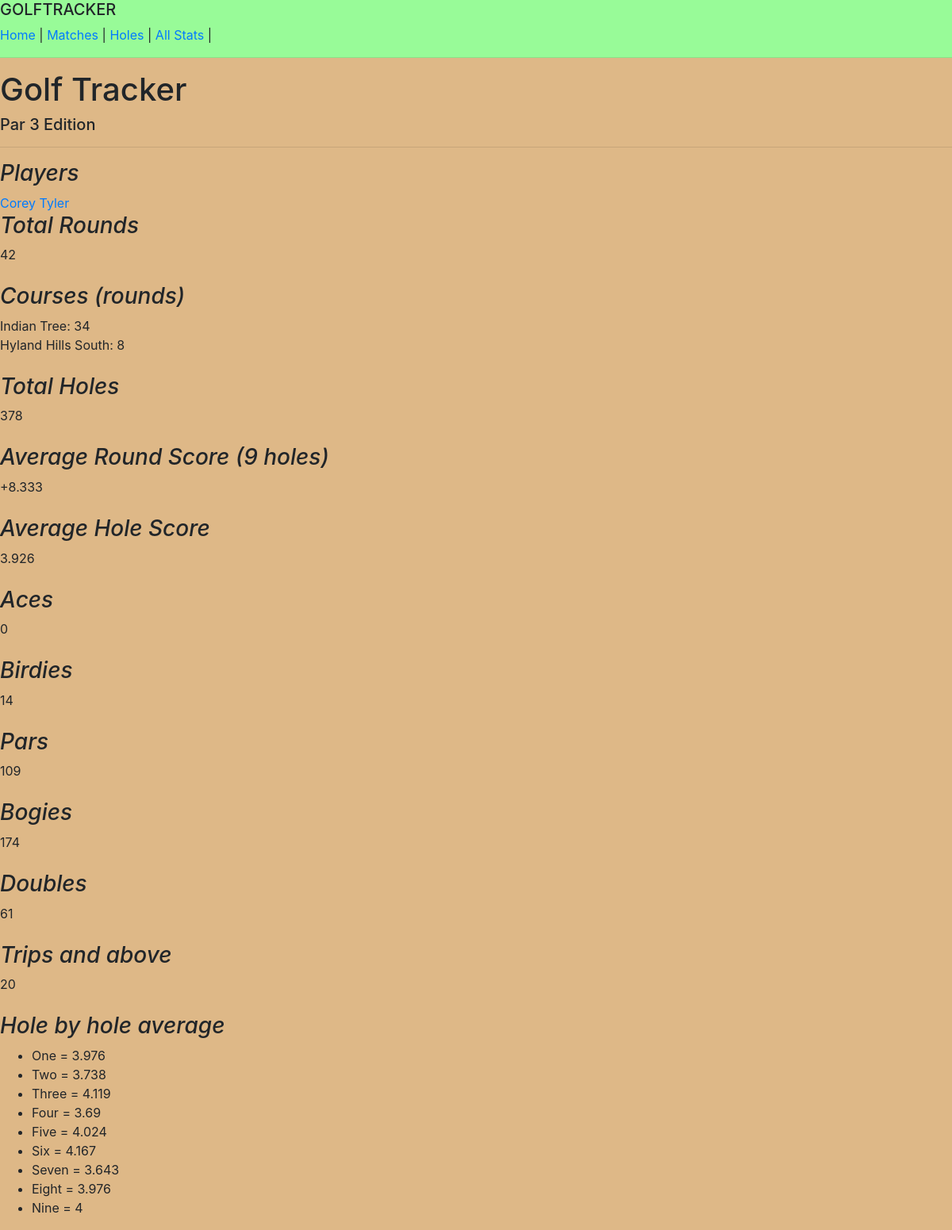
The page / on the database its author committed.
### IT_short_course/models.py (models this page shows, shortened)
class Player(models.Model):
	name = models.CharField(max_length=80)

class Course(models.Model):
	name = models.CharField(max_length=50)

### IT_short_course/views.py (the view)
# urls.py: 2. Add a URL to urlpatterns:  url(r'^$', views.home, name='home')
def home(request):
	yea = []
	test = Round.objects.all()
	for score in test:
		yea.append(score.to_par)
	total_average_score = round((sum(yea)) / float(test.count()), 3)
	holding = []
	all_rounds = Round.objects.all() #******************
	for avg_hole in all_rounds:
		holding.append(avg_hole.average_hole_score())
	total_average_hole = round((sum(holding)) / float(all_rounds.count()), 3)
	total_aces = build_totals(all_rounds, 'ace_count')
	total_birdies = build_totals(all_rounds, 'birdie_count')
	total_pars = build_totals(all_rounds, 'par_count')
	total_bogies = build_totals(all_rounds, 'bogie_count')
	total_doubles = build_totals(all_rounds, 'double_count')
	total_trips_and_above = build_totals(all_rounds, 'trip_and_over_count')
	first = []
	second = []
	third = []
	fourth = []
	fifth = []
	sixth = []
	seventh = []
	eighth = []
	ninth = []
	for hole in all_rounds:
		if hole.one:
			first.append(hole.one)
		if hole.two:
			second.append(hole.two)
		if hole.three:
			third.append(hole.three)
		if hole.four:
			fourth.append(hole.four)
		if hole.five:
			fifth.append(hole.five)
		if hole.six:
			sixth.append(hole.six)
		if hole.seven:
			seventh.append(hole.seven)
		if hole.eight:
			eighth.append(hole.eight)
		if hole.nine:
			ninth.append(hole.nine)
	context = {
		'all_rounds': all_rounds,
		'all_players': Player.objects.all(),
		'all_matches': Match.objects.all(),
		'courses': Course.objects.all(),
		'total_average_score': total_average_score,
		'total_average_hole': total_average_hole,
		'total_aces': total_aces,
		'total_birdies': total_birdies,
		'total_pars': total_pars,
		'total_bogies': total_bogies,
		'total_doubles': total_doubles,
		'total_trips_and_above': total_trips_and_above,
		'one_avg': round(stat.mean(first), 3),
		'two_avg': round(stat.mean(second), 3),
		'three_avg': round(stat.mean(third), 3),
		'four_avg': round(stat.mean(fourth), 3),
		'five_avg': round(stat.mean(fifth), 3),
		'six_avg': round(stat.mean(sixth), 3),
		'seven_avg': round(stat.mean(seventh), 3),
		'eight_avg': round(stat.mean(eighth), 3),
		'nine_avg': round(stat.mean(ninth), 3),
		'total_holes': (len(all_rounds) * 9)
	}
	return render(request, 'home.html', context)

### IT_short_course/models.py (called while the page is built)
	def score_list(self):
		scores = [self.one,self.two,self.three,self.four,self.five,self.six,self.seven,self.eight,self.nine]
		return scores

	def ace_count(self):
		scores = self.score_list()
		count = 0
		for hole in scores:
			if hole == 1:
				count += 1
		return count

	def birdie_count(self):
		scores = self.score_list()
		count = 0
		for hole in scores:
			if hole == 2:
				count += 1
		return count

	def par_count(self):
		scores = self.score_list()
		count = 0
		for hole in scores:
			if hole == 3:
				count += 1
		return count

	def bogie_count(self):
		scores = self.score_list()
		count = 0
		for hole in scores:
			if hole == 4:
				count += 1
		return count

	def double_count(self):
		scores = self.score_list()
		count = 0
		for hole in scores:
			if hole == 5:
				count += 1
		return count

	def trip_and_over_count(self):
		scores = self.score_list()
		count = 0
		for hole in scores:
			if hole >= 6:
				count += 1
		return count

	@property
	def to_par(self):
		total = self.one+self.two+self.three+self.four+self.five+self.six+self.seven+self.eight+self.nine
		par = 27
		to_par = total - par
		return to_par

	def average_hole_score(self):
		average_hole = round(float((sum(self.score_list())) / 9.0), 2)
		return average_hole

### IT_short_course/views.py (called while the page is built)
def build_totals(all_rounds, method_name):
	holder = []
	for rounda in all_rounds:
		my_method = getattr(rounda, method_name)
		holder.append(my_method())
	return sum(holder)

### IT_short_course/templates/home.html (shortened to what this page needs)
{% extends 'base.html' %}
{% block content %}
<h1>Golf Tracker</h1>
<h5>Par 3 Edition</h5>
<hr>
<i><h3>Players</h3></i>
{% for player in all_players %}
 <a href="{% url 'single_player' player_id=player.id %}">{{player.name}}</a>
{% endfor %}
<br>
<i><h3>Total Rounds</h3></i>
{{ all_rounds.count }}
<br><br>
<i><h3>Courses (rounds)</h3></i>
{% for course in courses %}
{{course.name}}: {{course.round_set.count}} <br>
{% endfor %}
<br>
<i><h3>Total Holes</h3></i>
{{ total_holes }}
<br><br>
<i><h3>Average Round Score (9 holes)</h3></i>
+{{ total_average_score }}
<br><br>
<i><h3>Average Hole Score</h3></i>
{{ total_average_hole }}
<br><br>
<i><h3>Aces</h3></i>
{{ total_aces }}
<br><br>
<i><h3>Birdies</h3></i>
{{ total_birdies }}
<br><br>
<i><h3>Pars</h3></i>
{{ total_pars }}
<br><br>
<i><h3>Bogies</h3></i>
{{ total_bogies }}
<br><br>
<i><h3>Doubles</h3></i>
{{ total_doubles }}
<br><br>
<i><h3>Trips and above</h3></i>
{{ total_trips_and_above }}
<br><br>
<i><h3>Hole by hole average</h3></i>
<ul>
<li>One = {{ one_avg }}</li>
<li>Two = {{ two_avg }}</li>
<li>Three = {{ three_avg }}</li>
<li>Four = {{ four_avg }}</li>
<li>Five = {{ five_avg }}</li>
<li>Six = {{ six_avg }}</li>
<li>Seven = {{ seven_avg }}</li>
<li>Eight = {{ eight_avg }}</li>
<li>Nine = {{ nine_avg }}</li>
</ul>
{% endblock content %}

### IT_short_course/templates/base.html (style rules this page uses)
body { background-color: burlywood; }

### rows shown on the page
Player: name "Corey"
Player: name "Tyler"
Course: name "Indian Tree", round_set.count "34"
Course: name "Hyland Hills South", round_set.count "8"

### other values the page prints
{{ all_rounds.count }} "42"
{{ total_holes }} "378"
{{ total_average_score }} "8.333"
{{ total_average_hole }} "3.926"
{{ total_aces }} "0"
{{ total_birdies }} "14"
{{ total_pars }} "109"
{{ total_bogies }} "174"
{{ total_doubles }} "61"
{{ total_trips_and_above }} "20"
{{ one_avg }} "3.976"
{{ two_avg }} "3.738"
{{ three_avg }} "4.119"
{{ four_avg }} "3.69"
{{ five_avg }} "4.024"
